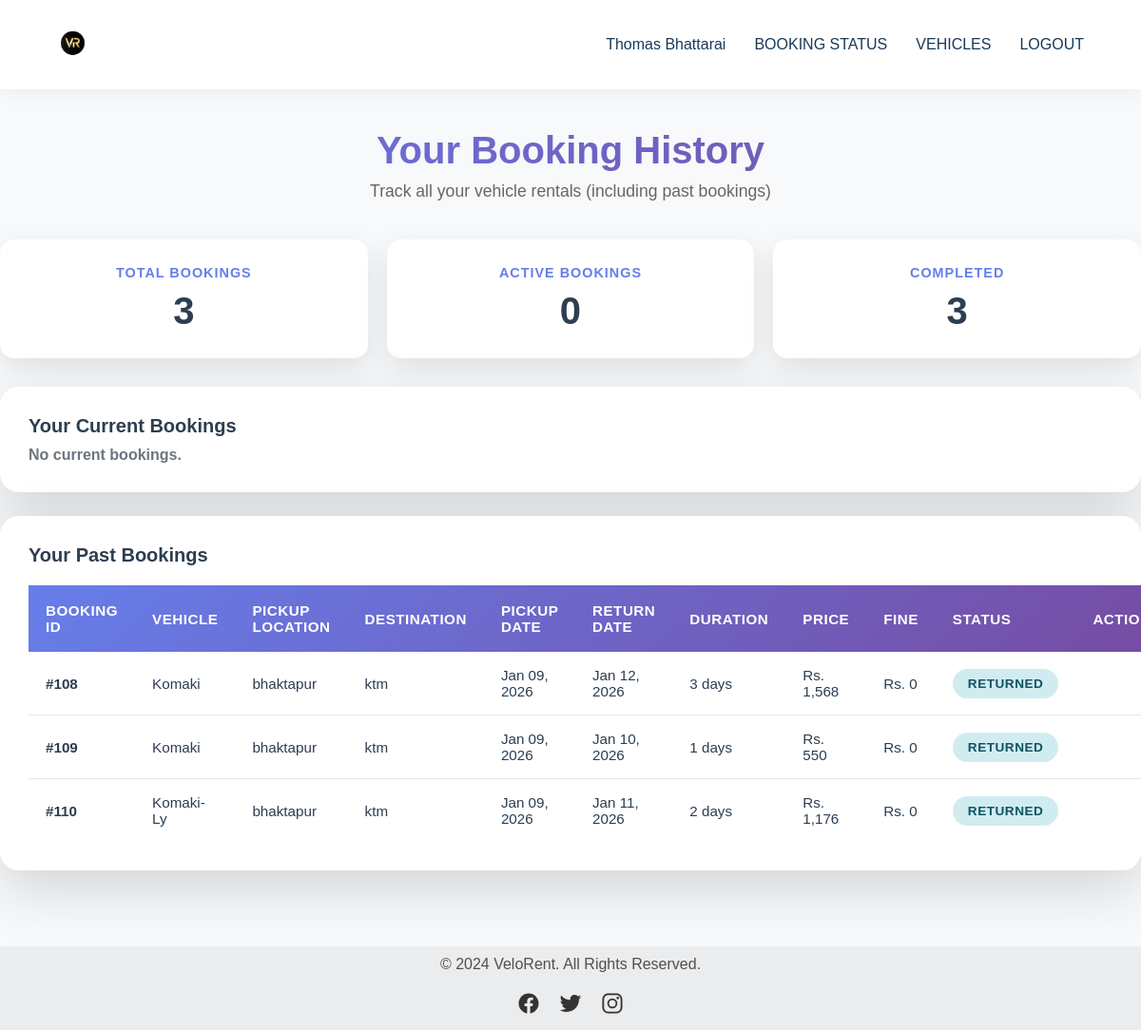
Screenshot of /bookingstatus.php (signed in) with the database file from the repository.
### tables this page shows
CREATE TABLE `users` (
  `FNAME` varchar(255) NOT NULL,
  `LNAME` varchar(255) NOT NULL,
  `EMAIL` varchar(255) NOT NULL,
  `LIC_NUM` varchar(255) NOT NULL,
  `PHONE_NUMBER` bigint(11) NOT NULL,
  `PASSWORD` varchar(255) NOT NULL,
  `GENDER` varchar(255) NOT NULL
);

CREATE TABLE `booking` (
  `BOOK_ID` int(11) NOT NULL,
  `VEHICLE_ID` int(11) NOT NULL,
  `EMAIL` varchar(255) NOT NULL,
  `BOOK_PLACE` varchar(255) NOT NULL,
  `BOOK_DATE` date NOT NULL,
  `DURATION` int(11) NOT NULL,
  `PHONE_NUMBER` bigint(20) NOT NULL,
  `DESTINATION` varchar(255) NOT NULL,
  `RETURN_DATE` date NOT NULL,
  `PRICE` int(11) NOT NULL,
  `BOOK_STATUS` varchar(255) NOT NULL DEFAULT 'UNDER PROCESSING',
  `FINE` decimal(10,2) DEFAULT 0.00
);

CREATE TABLE `vehicles` (
  `VEHICLE_ID` int(11) NOT NULL,
  `VEHICLE_NAME` varchar(255) NOT NULL,
  `VEHICLE_TYPE` varchar(255) NOT NULL,
  `FUEL_TYPE` varchar(255) NOT NULL,
  `CAPACITY` int(11) NOT NULL,
  `PRICE` int(11) NOT NULL,
  `VEHICLE_IMG` varchar(255) NOT NULL,
  `AVAILABLE` varchar(255) NOT NULL
);

### bookingstatus.php (the view, shortened to what this page needs)
<?php
require_once('connection.php');
$email = $_SESSION['email'];
$isAdmin = isset($_SESSION['admin']);
$user_sql = "SELECT * FROM users WHERE EMAIL='$email'";
$user_result = mysqli_query($con, $user_sql);
$user = mysqli_fetch_assoc($user_result);
if ($isAdmin) {
    $sql = "SELECT * FROM booking ORDER BY BOOK_DATE DESC";
} else {
    $sql = "SELECT * FROM booking WHERE EMAIL='$email' ORDER BY BOOK_DATE DESC";
}
$result = mysqli_query($con, $sql);
$bookings = [];
while($row = mysqli_fetch_assoc($result)) {
    $bookings[] = $row;
}
$currentBookings = array_values(array_filter($bookings, function($b) {
    return !in_array($b['BOOK_STATUS'], ['RETURNED', 'Canceled']);
}));
$pastBookings = array_values(array_filter($bookings, function($b) {
    return in_array($b['BOOK_STATUS'], ['RETURNED', 'Canceled']);
}));
$totalBookings = count($bookings);
$activeCount = count($currentBookings);
$completedCount = count(array_filter($bookings, function($b) {
    return $b['BOOK_STATUS'] == 'RETURNED';
}));
function renderBookingRow($booking, $isAdmin, $con) {
    $vehicleId = $booking['VEHICLE_ID'];
    $vehicleRes = mysqli_query($con, "SELECT * FROM vehicles WHERE VEHICLE_ID='$vehicleId'");
    $vehicle = mysqli_fetch_assoc($vehicleRes);
    $status = $booking['BOOK_STATUS'];
    $statusClass = 'status-processing';
    $displayStatus = $status;
    if ($status == 'APPROVED') {
        $statusClass = 'status-approved';
    } elseif ($status == 'RETURNED') {
        $statusClass = 'status-returned';
    } elseif ($status == 'Canceled') {
        $statusClass = 'status-canceled';
    } elseif (in_array($status, ['UNDER PROCESSING', 'PENDING', 'PAID'])) {
        $statusClass = 'status-pending';
        $displayStatus = 'PENDING APPROVAL';
    }
    ?>
    <tr>
        <td><strong>#<?php echo $booking['BOOK_ID']; ?></strong></td>
        <td><?php echo htmlspecialchars($vehicle['VEHICLE_NAME'] ?? 'N/A'); ?></td>
        <td><?php echo htmlspecialchars($booking['BOOK_PLACE']); ?></td>
        <td><?php echo htmlspecialchars($booking['DESTINATION']); ?></td>
        <td><?php echo date('M d, Y', strtotime($booking['BOOK_DATE'])); ?></td>
        <td><?php echo date('M d, Y', strtotime($booking['RETURN_DATE'])); ?></td>
        <td><?php echo $booking['DURATION']; ?> days</td>
        <td>Rs. <?php echo number_format($booking['PRICE']); ?></td>
        <td>Rs. <?php echo number_format($booking['FINE']); ?></td>
        <td><span class="status-badge <?php echo $statusClass; ?>"><?php echo $displayStatus; ?></span></td>
        <td>
        </td>
    </tr>
    <?php
}
?>
<!DOCTYPE html>
<html lang="en">
<head>
</head>
<body class="body">
    <div class="cd">
        <nav class="navbar">
            <div class="icon">
                <a href="vehiclesdetails.php"><img style="height: 50px;" src="images/icon.png" alt="VeloRent Logo"></a>
            </div>
            <div class="menu" id="menu">
                <ul>
                    <?php if (!$isAdmin): ?>
                        <li><p class="phello"><a id="pname" href="userprofile.php" style="cursor: pointer;"><?php echo htmlspecialchars($user['FNAME'].' '.$user['LNAME']); ?></a></p></li>
                        <li><a id="stat" href="bookingstatus.php">BOOKING STATUS</a></li>
                    <?php else: ?>
                        <li><p class="phello"><a href="admindash.php" style="cursor: pointer;">ADMIN PANEL</a></p></li>
                    <?php endif; ?>
                    <li><a id="vehicles" href="vehiclesdetails.php">VEHICLES</a></li>
                    <li><a href="index.php">LOGOUT</a></li>
                </ul>
            </div>
        </nav>
        <br>
        <br>
        <div class="container">
        <div class="page-header">
            <h2><?php echo $isAdmin ? 'All Bookings History' : 'Your Booking History'; ?></h2>
            <p><?php echo $isAdmin ? 'View and manage all user bookings' : 'Track all your vehicle rentals (including past bookings)'; ?></p>
        </div>
            <?php
            $active = $activeCount;
            $completed = $completedCount;
            ?>
            <div class="summary-cards">
                <div class="summary-card">
                    <h4>Total Bookings</h4>
                    <div class="number"><?php echo $totalBookings; ?></div>
                </div>
                <div class="summary-card">
                    <h4>Active Bookings</h4>
                    <div class="number"><?php echo $active; ?></div>
                </div>
                <div class="summary-card">
                    <h4>Completed</h4>
                    <div class="number"><?php echo $completed; ?></div>
                </div>
            </div>
        <?php if (count($bookings) == 0): ?>
            <div class="no-bookings-container">
                <h3>No Bookings Found</h3>
                <p><?php echo $isAdmin ? 'No booking records available.' : 'You haven\'t made any bookings yet.'; ?></p>
                <?php if (!$isAdmin): ?>
                    <a href="vehiclesdetails.php" class="nav-btn" style="display: inline-block;">Start Booking Now</a>
                <?php endif; ?>
            </div>
        <?php else: ?>
            <div class="table-container">
                <h3 class="table-title"><?php echo $isAdmin ? 'Current Bookings (All Users)' : 'Your Current Bookings'; ?></h3>
                <?php if (count($currentBookings) === 0): ?>
                    <p class="empty-note">No current bookings.</p>
                <?php endif; ?>
            </div>
            <div class="table-container">
                <h3 class="table-title"><?php echo $isAdmin ? 'Past Bookings (All Users)' : 'Your Past Bookings'; ?></h3>
                <?php if (count($pastBookings) === 0): ?>
                    <p class="empty-note">No past bookings yet.</p>
                <?php else: ?>
                    <table>
                        <thead>
                            <tr>
                                <th>Booking ID</th>
                                <th>Vehicle</th>
                                <th>Pickup Location</th>
                                <th>Destination</th>
                                <th>Pickup Date</th>
                                <th>Return Date</th>
                                <th>Duration</th>
                                <th>Price</th>
                                <th>Fine</th>
                                <th>Status</th>
                                <th>Actions</th>
                            </tr>
                        </thead>
                        <tbody>
                            <?php foreach($pastBookings as $booking): ?>
                                <?php renderBookingRow($booking, $isAdmin, $con); ?>
                            <?php endforeach; ?>
                        </tbody>
                    </table>
                <?php endif; ?>
            </div>
        <?php endif; ?>
        </div>
    </div>
    <footer>
        <p>&copy; 2024 VeloRent. All Rights Reserved.</p>
        <div class="socials">
            <a href="https://www.facebook.com/thomasbhattrai" target="_blank"><ion-icon name="logo-facebook"></ion-icon></a>
            <a href="https://x.com/thomashbhattarai" target="_blank"><ion-icon name="logo-twitter"></ion-icon></a>
            <a href="https://www.instagram.com/swostimakaju/" target="_blank"><ion-icon name="logo-instagram"></ion-icon></a>
        </div>
    </footer>
</body>
</html>

### bookingstatus.php (style rules this page uses)
* { margin: 0; padding: 0; box-sizing: border-box; font-family: 'Poppins', sans-serif; }
body { background: #f8f9fa; color: #2c3e50; min-height: 100vh; overflow-x: hidden; position: relative; }
.navbar { display: flex; justify-content: space-between; align-items: center; padding: 20px 5%; background: #ffffff; backdrop-filter: blur(10px); position: fixed; top: 0; width: 100%; z-index: 1000; box-shadow: 0 2px 20px rgba(0, 0, 0, 0.06); }
.navbar .icon { flex-shrink: 0; }
.navbar img { height: 50px; transition: transform 0.3s; }
.navbar .menu ul { display: flex; list-style: none; gap: 30px; align-items: center; }
.navbar .menu a, .navbar .menu p { color: #193959ff; text-decoration: none; font-weight: 500; font-size: 1rem; transition: color 0.3s; }
.container { max-width: 1400px; margin: 0 auto; width: 100%; padding-top: 100px; }
.page-header { text-align: center; margin-bottom: 40px; color: #2c3e50; }
.page-header h2 { font-size: 2.5rem; margin-bottom: 10px; font-weight: 700; background: linear-gradient(135deg, #667eea 0%, #764ba2 100%); -webkit-background-clip: text; background-clip: text; color: transparent; }
.page-header p { font-size: 1.1rem; color: #666; }
footer { background: rgba(0, 0, 0, 0.05); padding: 10px 5%; text-align: center; margin-top: 80px; }
footer p { margin-bottom: 20px; color: #524f4f; }
.socials { display: flex; justify-content: center; gap: 20px; }
.socials a { color: #333; font-size: 1.5rem; transition: color 0.3s, transform 0.3s; }
.table-container { background: rgba(255, 255, 255, 0.95); backdrop-filter: blur(10px); border-radius: 20px; padding: 30px; box-shadow: 0 20px 60px rgba(0, 0, 0, 0.15); overflow-x: auto; }
table { width: 100%; border-collapse: collapse; margin-top: 20px; }
thead { background: linear-gradient(135deg, #667eea 0%, #764ba2 100%); color: white; font-weight: 600; }
th { padding: 18px; text-align: left; font-size: 0.95rem; font-weight: 600; text-transform: uppercase; letter-spacing: 0.5px; }
td { padding: 16px 18px; border-bottom: 1px solid #e0e6ed; font-size: 0.95rem; }
tbody tr { transition: all 0.3s ease; }
tbody tr:last-child td { border-bottom: none; }
.table-title { margin: 0 0 10px; font-size: 1.25rem; font-weight: 700; color: #2c3e50; }
.empty-note { margin: 10px 0 0; color: #6c757d; font-weight: 600; }
.table-container + .table-container { margin-top: 25px; }
.status-badge { display: inline-block; padding: 8px 16px; border-radius: 50px; font-weight: 600; font-size: 0.85rem; text-transform: uppercase; letter-spacing: 0.5px; }
.status-returned { background: #d1ecf1; color: #0c5460; }
.summary-cards { display: grid; grid-template-columns: repeat(auto-fit, minmax(250px, 1fr)); gap: 20px; margin-bottom: 30px; }
.summary-card { background: rgba(255, 255, 255, 0.95); backdrop-filter: blur(10px); border-radius: 15px; padding: 25px; box-shadow: 0 10px 30px rgba(0, 0, 0, 0.1); text-align: center; border: 2px solid transparent; transition: all 0.3s ease; }
.summary-card h4 { color: #667eea; font-size: 0.9rem; text-transform: uppercase; letter-spacing: 1px; margin-bottom: 10px; font-weight: 600; }
.summary-card .number { font-size: 2.5rem; font-weight: 700; color: #2c3e50; }

### rows the page displays
users: FNAME+LNAME "Thomas Bhattarai"
booking: BOOK_ID "108", VEHICLE_ID.VEHICLE_NAME "Komaki", BOOK_PLACE "bhaktapur", DESTINATION "ktm", BOOK_DATE "Jan 09, 2026", RETURN_DATE "Jan 12, 2026", DURATION "3", PRICE "1,568", FINE "0", BOOK_STATUS "RETURNED"
booking: BOOK_ID "109", VEHICLE_ID.VEHICLE_NAME "Komaki", BOOK_PLACE "bhaktapur", DESTINATION "ktm", BOOK_DATE "Jan 09, 2026", RETURN_DATE "Jan 10, 2026", DURATION "1", PRICE "550", FINE "0", BOOK_STATUS "RETURNED"
booking: BOOK_ID "110", VEHICLE_ID.VEHICLE_NAME "Komaki-Ly", BOOK_PLACE "bhaktapur", DESTINATION "ktm", BOOK_DATE "Jan 09, 2026", RETURN_DATE "Jan 11, 2026", DURATION "2", PRICE "1,176", FINE "0", BOOK_STATUS "RETURNED"

### other values shown
$totalBookings "3"
$active "0"
$completed "3"
